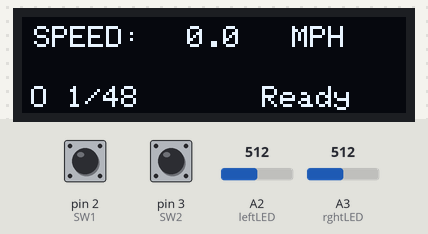
Simulated run of this sketch. Board: Arduino Uno, built with avr-gcc and run on an emulated ATmega328P. Parts: 128×32 one-colour display. Inputs (shaded band) come from the test bench; at power-on: A2 (leftLED) = 512, A3 (rghtLED) = 512, pin 2 (SW1) HIGH, pin 3 (SW2) HIGH. The display library's start-up logo is not drawn.

Above: at 3.2 s.
3.3 s: A2 (leftLED) set to 482
At 4.2 s:
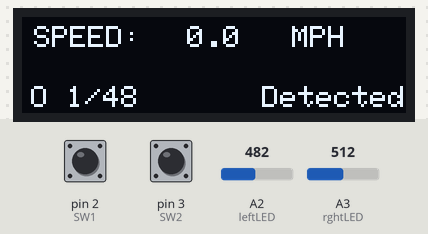
4.8 s: A3 (rghtLED) set to 485
At 6.0 s:
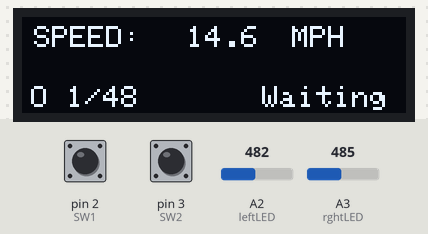
6.3 s: pin 2 (SW1) pulled LOW for 0.15 s
At 7.5 s:
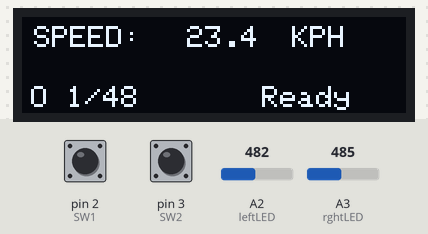
7.9 s: pin 3 (SW2) pulled LOW for 0.15 s
At 8.9 s:
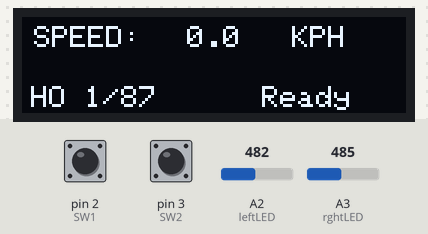
9.5 s: pin 2 (SW1) pulled LOW for 1 s
At 10.1 s:
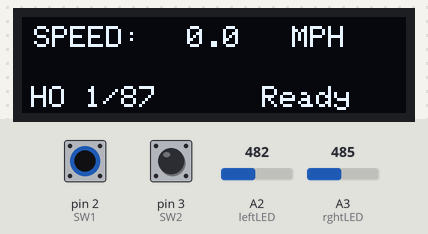
12.0 s: pin 3 (SW2) pulled LOW for 1 s
At 13.2 s:
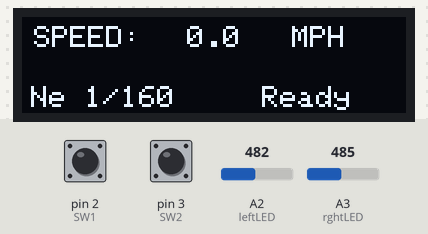
Timing chart, 0 to 15.0 s (numbered marks = the images above; inputs shaded):
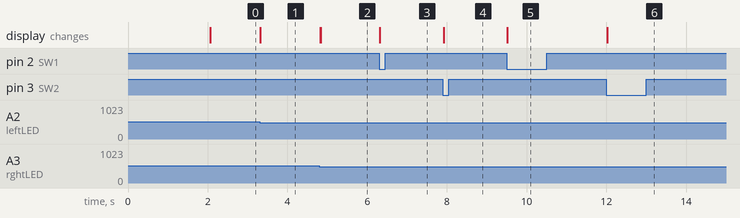

Measured:
- the behaviour switches between 500 and 499 on A2 (leftLED) (found by bisection; images 0 and 1)
- the behaviour switches between 500 and 499 on A3 (rghtLED) (found by bisection; images 1 and 2)
- after the input at 3.3 s, the display: changes at once (image 1)
- after the input at 4.8 s, the display: first changes at once (image 2 shows a later state)
- after the input at 6.3 s, the display: changes at once (image 3)
- after the input at 7.9 s, the display: changes at once (image 4)
- after the input at 9.5 s, the display: changes at once (image 5)
- after the input at 12.0 s, the display: changes at once (image 6)

The sketch:

Speedometer_with_oled_and_2buttons_final.ino
```cpp
/*
 *  Speedometer version DV oled and buttons
 * baseed on scale speedometer by @rwissbaum9849 on youtube channel "HO Scale Rio Grande in the San Luis Valley"
 * also includes oled code from robojax
 */

 //========== Customization ==================================

#include <Button.h> // don't forget to include this library in the IDE

Button button1(2); // Connect your button between pin 2 and GND
Button button2(3); // Connect your button between pin 3 and GND

//#include <SPI.h>
#include <Wire.h>
#include <Adafruit_GFX.h>
#include <Adafruit_SSD1306.h>

#define OLED_RESET 4
Adafruit_SSD1306 display(OLED_RESET);


#define XPOS 0
#define YPOS 1
#define DELTAY 2

/*
 * PIN connection:
 * pin connection see: https://www.arduino.cc/en/Reference/Wire
 * for UNO: SDA to A4, SCL to A5 // and nano
  * VCC to 5V
 * GND to GND :-)
 */
// this is the Width and Height of Display which is 128 xy 32
#define LOGO16_GLCD_HEIGHT 32
#define LOGO16_GLCD_WIDTH  128


#define O    48
#define S    64
#define HO   87.1 // ignore decimal in display
#define OO   76
#define TT   120
#define Nb   148 // N british
#define Ne   160 // N european
#define Z    220

// define array for scale ignore S and TT
float scaleA[6] = {O,HO,Ne,OO,Nb,Z};
String scaleN[6] = {"O","HO","Ne","OO","Nb","Z"};
float scale; //
int PC = 0; // starting value for scale array counter

#define dMPH
#define MPH 1.0
#define KPH 1.609344
float speedUnits = MPH;       // select MPH or KPH
String unitsString = "MPH";


String stringOne, stringTwo ;

#define INCHES  1
#define CM      2
float distance = 8.0;         // enter distance between sensors
int distUnits = INCHES;       // select INCHES or CM

//=========== End Customization ===============================

#define ST_READY      1
#define ST_DETECT_LB  2
#define ST_DETECT_RB  3
#define ST_CALC       4
#define ST_WAITING    5

int state;

// pin assignments
// * for UNO: SDA to A4, SCL to A5 // and nano
const unsigned leftLED = A2;
const unsigned rghtLED = A3;
const unsigned SW1 = 2;
const unsigned SW2 = 3;
const int ledPin = 13;    // the number of the LED pin for testing

// variables will change:

//int buttonState = 0;  // variable for reading the pushbutton status
unsigned long timerStart;
unsigned long elapsedTime;

float speed;
float constant;

String scaleString = "";
String text;
String display_string;
String vString;


void setup() {
  //Serial.begin(9600);

  pinMode(rghtLED,INPUT);
  pinMode(leftLED,INPUT);
  pinMode(SW1,INPUT_PULLUP);
  pinMode(SW2,INPUT_PULLUP);

  button1.begin();
  button2.begin();

  // inches cm switch
  if (distUnits==CM) distance = distance / 2.54;

  state = ST_READY;


   // by default, we'll generate the high voltage from the 3.3v line internally! (neat!)
  display.begin(SSD1306_SWITCHCAPVCC, 0x3C);  // initialize with the I2C addr 0x3C (for the 128x32)
  display.display();

  delay(2000);
   // Clear the buffer.
  display.clearDisplay();

//set some initial values that aren't constants
PC = 0; // starting pointer for scale array
speed = 0;
constant = 0;
scale = scaleA[0];
vString = "0.0";


  // maybe set up the inital display
oled_display2(speed, unitsString, scale, "Ready");

}

void loop() {


int newState=state;

// check buttons

if (button1.pressed()) {
        // if speed unit is changed then recalc speed to match

        if (speedUnits == MPH) {
            speedUnits = KPH;
            unitsString = "KPH";
            speed = speed * KPH;
            }
        else {
            speedUnits = MPH;
            unitsString = "MPH";
            speed = speed / KPH;
             }

             oled_display2(speed, unitsString, scale, "Ready");

    }


    if (button2.pressed()) {
        // increment press counter start at -1 then increment on press
        if (PC >= 5) (PC = -1); // zero start for array 0-5
        PC = ++PC ; // will incr to 0 from -1
        // debug on monitor


        scaleString = String(scaleA[PC],1);
        scale = scaleA[PC];
        speed = 0; // reset old speed since the old value is now wrong
        oled_display2(speed, unitsString, scale, "Ready");

    }


  switch (state) {
    case ST_READY:

      if (detected(leftLED)) {
        timerStart = millis();
        newState = ST_DETECT_RB;
       oled_display2(speed, unitsString, scale, "Detected"); // dont change old speed yet
      }
      else if (detected(rghtLED)) {
        timerStart = millis();
        newState = ST_DETECT_LB;
         oled_display2(speed, unitsString, scale, "Detected");
      }
      break;

    case ST_DETECT_LB:
      if (detected(leftLED)) {
        elapsedTime = millis() - timerStart;
        newState = ST_CALC;
      }
      break;

    case ST_DETECT_RB:
      if (detected(rghtLED)) {
        elapsedTime = millis() - timerStart;
        newState = ST_CALC;
      }
      break;

    case ST_CALC:
      {
      oled_display2(speed, unitsString, scale, "Calcing");

      constant = distance * scale / 12. / 5280. * speedUnits;
      speed = constant / (elapsedTime / 1000. / 3600.);

      newState = ST_WAITING;

      oled_display2(speed, unitsString, scale, "Waiting");

      timerStart = millis();
      break;
      }

    case ST_WAITING:
      // force delay of 2 seconds
      if (millis()-timerStart<2000) return;

      if (!detected(leftLED) && !detected(rghtLED)) {
        newState = ST_READY;
        oled_display2(speed, unitsString, scale, "Ready");

      }
      break;
}
  state = newState;
} // end loop


// user functions
/*
 * oled_text based on robojaxText(String text, int x, int y,int size, boolean d)
 / textcolor and size moved to setup
 * text is the text string to be printed
 * x is the integer x position of text
 * y is the integer y position of text
 * z is the text size, 1, 2, 3 etc
 * d is either "true" or "false". Not sure, use true
 */
void oled_Text(String text, int x, int y,int size, boolean d) {

  display.setTextSize(size); //could go in setup
  display.setTextColor(WHITE); // could go in setup
  display.setCursor(x,y);
  display.println(text);
  if(d){
    display.display();
  }
}

// used in sensor pins
boolean detected(unsigned pin) {
  return (analogRead(pin)<500);
}


// rethink display
// very time we send to the display update all elements
// create a function that accepts 4 arguments
// speed, unitsString, scale, status
// convert values to strings // speed, scale

void oled_display2(float speed, String unitsString, float scale, String text) {

  display.clearDisplay();
  oled_Text("SPEED:          ", 4, 3, 1, false);
  vString =  String(speed, 1);// converted float speed calculation and one decimal place

  oled_Text(vString, 55, 3, 1, false);
  oled_Text(unitsString, 90, 3, 1, false); // unitsString is global and set using button press

  scaleString = String(scaleA[PC],0); // display scale with no desimal places as it looks better
  oled_Text(scaleN[PC]+" 1/"+scaleString, 3, 23, 1, false);
  oled_Text(text,80,23, 1, false);
  display.display();

}
```
